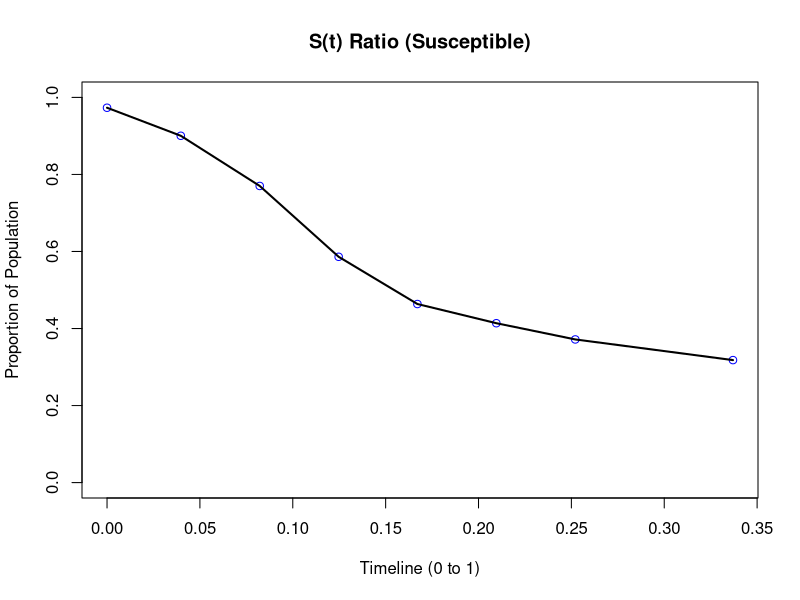
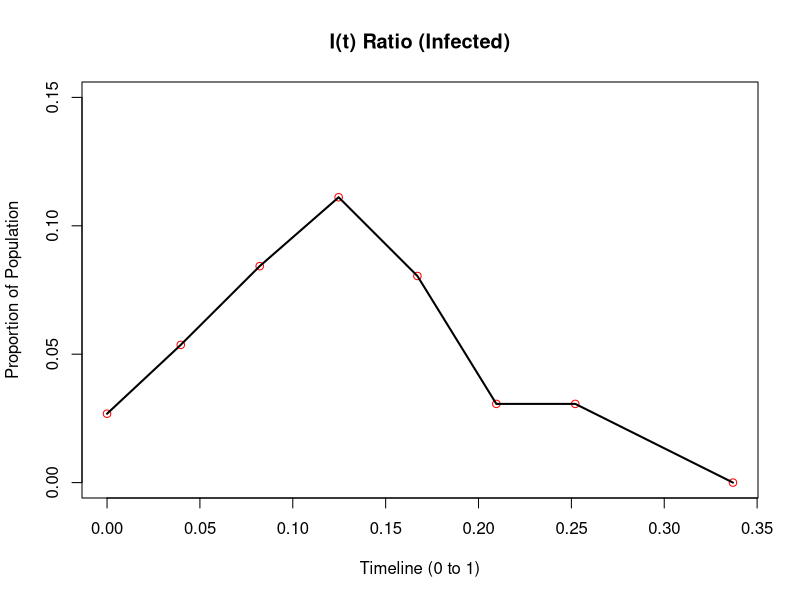

Recreate these plots in R, in order.
# Fitting s(t), i(t) to the data.
population <- 261

timeline <- c(0.0000, 0.0397, 0.0822, 0.1247, 0.1671, 0.2096, 0.2521, 0.3370)
susceptible <- c(254, 235, 201, 153, 121, 108, 97, 83)
infected <- c(7, 14, 22, 29, 21, 8, 8, 0)

s_ratio <- susceptible / population
i_ratio <- infected / population

plot(timeline, s_ratio, type = "p", col = "blue", ylim = c(0, 1),
     xlab = "Timeline (0 to 1)", ylab = "Proportion of Population",
     main = "S(t) Ratio (Susceptible)")
lines(smooth.spline(timeline, s_ratio), col = "black", lwd = 2)

plot(timeline, i_ratio, type = "p", col = "red", ylim = c(0, 0.15),
     xlab = "Timeline (0 to 1)", ylab = "Proportion of Population",
     main = "I(t) Ratio (Infected)")
lines(smooth.spline(timeline, i_ratio), col = "black", lwd = 2)

# Log-likelihood function
estimate_parameters <- function(timeline, s_ratio, i_ratio, population){
  loss_function <- function(params){
    beta <- params[1]
    alpha <- params[2]
    
    predicted_i <- -diff(s_ratio) / diff(timeline) / beta
    predicted_r <- alpha*i_ratio[-length(i_raio)]
    
    residuals <- sum((predicted_i - i_ratio[-1])^2 + (predicted_r - diff(1 - s_ratio))^2)
    return(residuals)
  }
  
  initial_guess <- c(0.1, 0.1)
  
  result <- optim(initial_guess, loss_function, method = "L-BFGS-B", lower = c(0,0), upper = c(10,10))
  
  
                  
}


0.3257/(254/261)
0.6743/(254/261)
0.3257+0.6743
